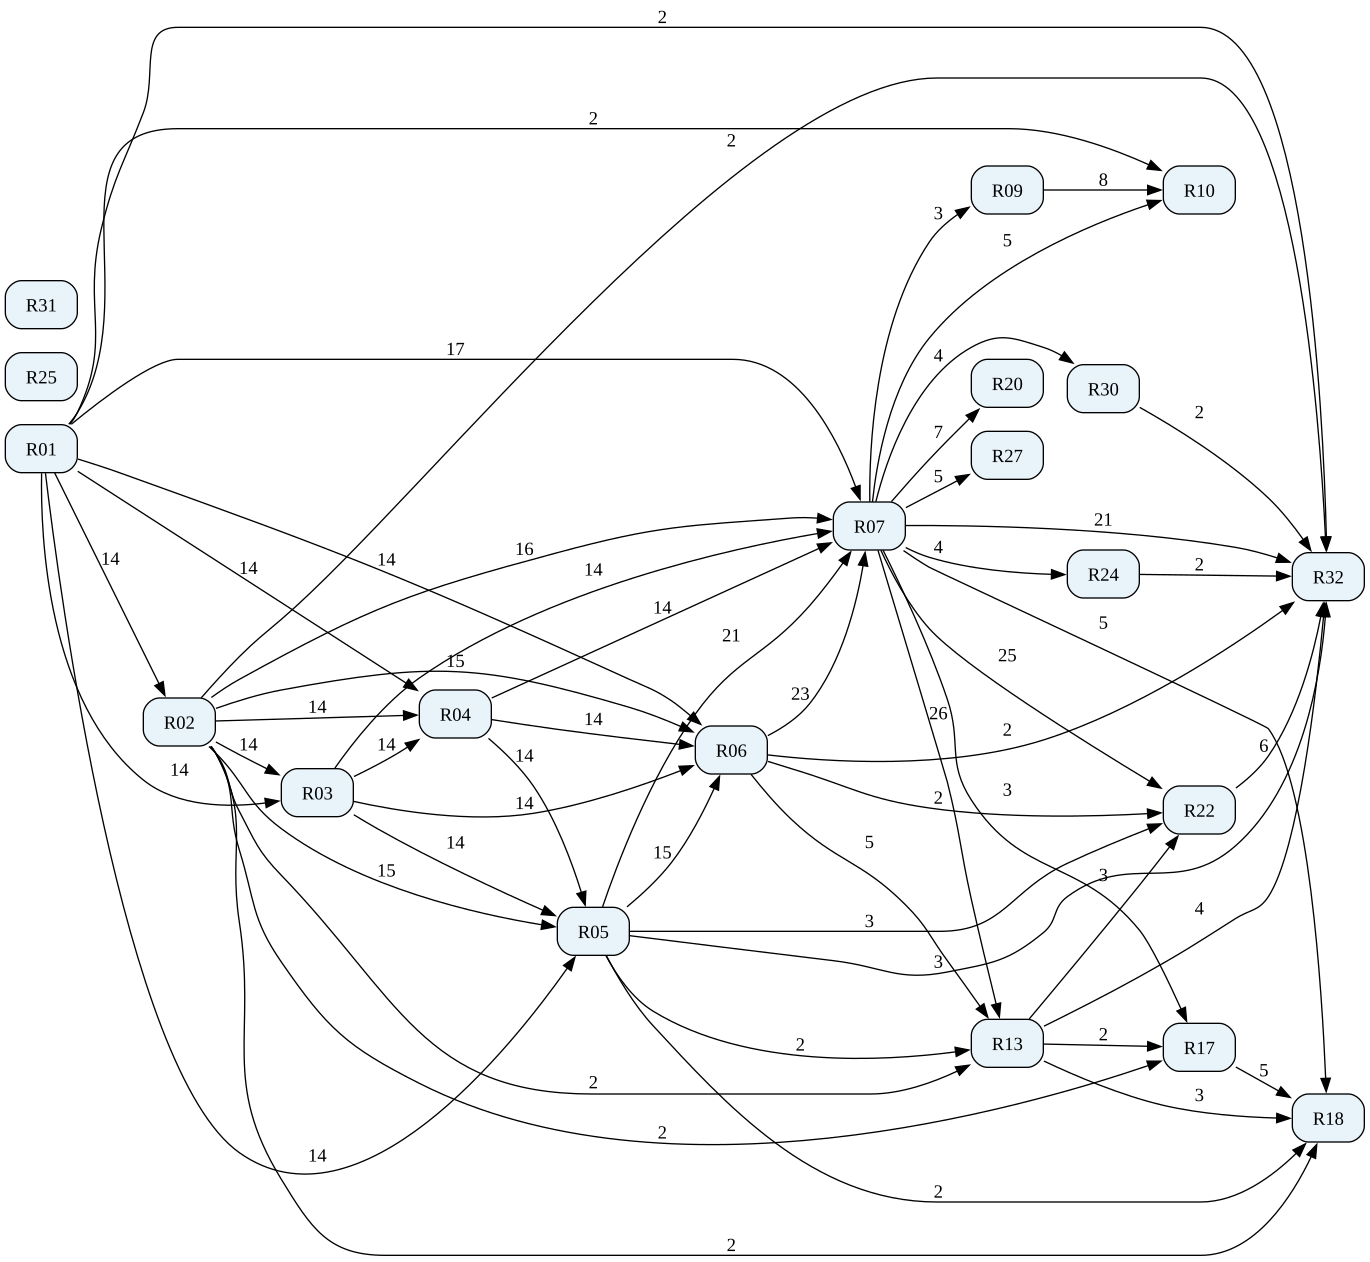

Source code (Python):
import csv
from itertools import combinations
from pathlib import Path
from urllib.parse import urlsplit

from graphviz import Digraph


BASE_DIR = Path(__file__).parent
N = 2


def get_domain(url):
    return urlsplit(url).netloc.lower().removeprefix("www.")


def build_edges(resources, only_between_sites=False):
    edges = []

    for first, second in combinations(resources, 2):
        if only_between_sites:
            first_domain = get_domain(first["url"])
            second_domain = get_domain(second["url"])

            if first_domain == second_domain:
                continue

        common = first["terms_set"] & second["terms_set"]

        if len(common) >= N:
            edges.append({
                "source": first["id"],
                "target": second["id"],
                "weight": len(common),
                "common_terms": "; ".join(sorted(common)),
            })

    return edges


def save_edges(filename, edges):
    with open(
        BASE_DIR / filename,
        "w",
        encoding="utf-8-sig",
        newline="",
    ) as file:
        writer = csv.DictWriter(
            file,
            fieldnames=[
                "source",
                "target",
                "weight",
                "common_terms",
            ],
        )
        writer.writeheader()
        writer.writerows(edges)


def save_graph(filename, resources, edges):
    dot = Digraph("MetallurgyResources")
    dot.attr(rankdir="LR", overlap="false", splines="true")
    dot.attr(
        "node",
        shape="box",
        style="rounded,filled",
        fillcolor="#E8F4FA",
    )

    for resource in resources:
       # tooltip = f'{resource["title"]} | Термины: {resource["terms"]}'
        terms = resource["terms"].split("; ")
        short_terms = "; ".join(terms[:40])

        if len(terms) > 40:
            short_terms += "; ..."

        tooltip = f'{resource["title"]} | Термины: {short_terms}'
        dot.node(
            resource["id"],
            label=resource["id"],
            tooltip=tooltip,
            URL=resource["url"],
        )

    for edge in edges:
        dot.edge(
            edge["source"],
            edge["target"],
            label=str(edge["weight"]),
            tooltip=edge["common_terms"][:4000],
        )

    (BASE_DIR / f"{filename}.dot").write_text(
        dot.source,
        encoding="utf-8",
    )

    dot.render(
        str(BASE_DIR / filename),
        format="pdf",
        cleanup=True,
    )
    dot.render(
        str(BASE_DIR / filename),
        format="svg",
        cleanup=True,
    )


with open(
    BASE_DIR / "terms.csv",
    encoding="utf-8-sig",
) as file:
    resources = list(csv.DictReader(file))

for resource in resources:
    resource["terms_set"] = set(resource["terms"].split("; "))

edges = build_edges(resources)
between_sites_edges = build_edges(
    resources,
    only_between_sites=True,
)

save_edges("edges.csv", edges)
save_edges("edges_between_sites.csv", between_sites_edges)

save_graph("graph", resources, edges)
save_graph(
    "graph_between_sites",
    resources,
    between_sites_edges,
)

print(f"Узлов: {len(resources)}")
print(f"Рёбер в общем графе: {len(edges)}")
print(f"Рёбер в межсайтовом графе: {len(between_sites_edges)}")
